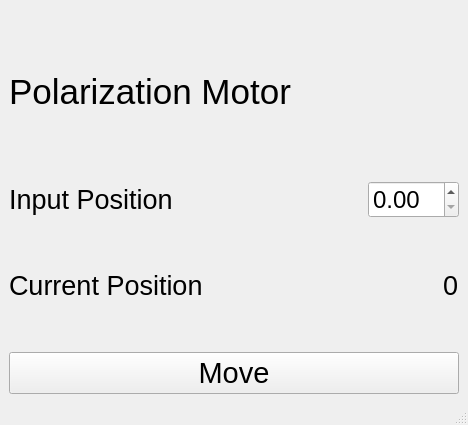
<?xml version="1.0" encoding="UTF-8"?>
<ui version="4.0">
 <class>MainWindow</class>
 <widget class="QMainWindow" name="MainWindow">
  <property name="geometry">
   <rect>
    <x>0</x>
    <y>0</y>
    <width>468</width>
    <height>425</height>
   </rect>
  </property>
  <property name="windowTitle">
   <string>MainWindow</string>
  </property>
  <widget class="QWidget" name="centralwidget">
   <layout class="QVBoxLayout" name="verticalLayout_2">
    <item>
     <widget class="QLabel" name="label">
      <property name="font">
       <font>
        <pointsize>26</pointsize>
       </font>
      </property>
      <property name="text">
       <string>Polarization Motor</string>
      </property>
     </widget>
    </item>
    <item>
     <layout class="QVBoxLayout" name="verticalLayout">
      <item>
       <layout class="QHBoxLayout" name="horizontalLayout">
        <item>
         <widget class="QLabel" name="label_3">
          <property name="font">
           <font>
            <pointsize>20</pointsize>
           </font>
          </property>
          <property name="text">
           <string>Input Position</string>
          </property>
         </widget>
        </item>
        <item>
         <spacer name="horizontalSpacer">
          <property name="orientation">
           <enum>Qt::Horizontal</enum>
          </property>
          <property name="sizeHint" stdset="0">
           <size>
            <width>40</width>
            <height>20</height>
           </size>
          </property>
         </spacer>
        </item>
        <item>
         <widget class="QDoubleSpinBox" name="inputDegree">
          <property name="font">
           <font>
            <pointsize>18</pointsize>
           </font>
          </property>
         </widget>
        </item>
       </layout>
      </item>
      <item>
       <layout class="QHBoxLayout" name="horizontalLayout_2">
        <item>
         <widget class="QLabel" name="label_4">
          <property name="font">
           <font>
            <pointsize>20</pointsize>
           </font>
          </property>
          <property name="text">
           <string>Current Position</string>
          </property>
         </widget>
        </item>
        <item>
         <spacer name="horizontalSpacer_2">
          <property name="orientation">
           <enum>Qt::Horizontal</enum>
          </property>
          <property name="sizeHint" stdset="0">
           <size>
            <width>40</width>
            <height>20</height>
           </size>
          </property>
         </spacer>
        </item>
        <item>
         <widget class="QLabel" name="currDegree">
          <property name="font">
           <font>
            <pointsize>20</pointsize>
           </font>
          </property>
          <property name="text">
           <string>0</string>
          </property>
         </widget>
        </item>
       </layout>
      </item>
     </layout>
    </item>
    <item>
     <widget class="QPushButton" name="moveButton">
      <property name="font">
       <font>
        <pointsize>22</pointsize>
       </font>
      </property>
      <property name="text">
       <string>Move</string>
      </property>
     </widget>
    </item>
   </layout>
  </widget>
  <widget class="QMenuBar" name="menubar">
   <property name="geometry">
    <rect>
     <x>0</x>
     <y>0</y>
     <width>468</width>
     <height>21</height>
    </rect>
   </property>
  </widget>
  <widget class="QStatusBar" name="statusbar"/>
 </widget>
 <resources/>
 <connections/>
</ui>
